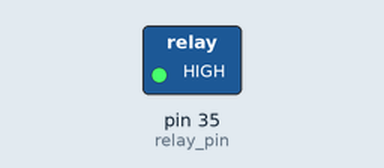
Recording of a program running on a simulated Raspberry Pi (header pin numbers). Shown: switched loads named in the program (green lamp = pin HIGH).

Above: at 1.0 s.
At 3.0 s:
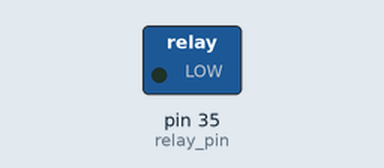
Timing chart, 0 to 5.2 s (numbered marks = the images above):
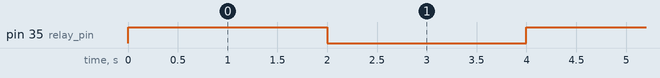

Measured:
- by itself, pin 35 (relay_pin): alternates HIGH for 2.0 s and LOW for 2.0 s

The program:

relay.py
```python
import RPi.GPIO as GPIO
import time as time

GPIO.setmode(GPIO.BOARD)

relay_pin = 35
GPIO.setup(relay_pin, GPIO.OUT)

while True:
    try:
        GPIO.output(relay_pin, GPIO.HIGH)
        time.sleep(2)
        GPIO.output(relay_pin, GPIO.LOW)
        time.sleep(2)
    except KeyboardInterrupt:
        GPIO.cleanup()
        break
```
